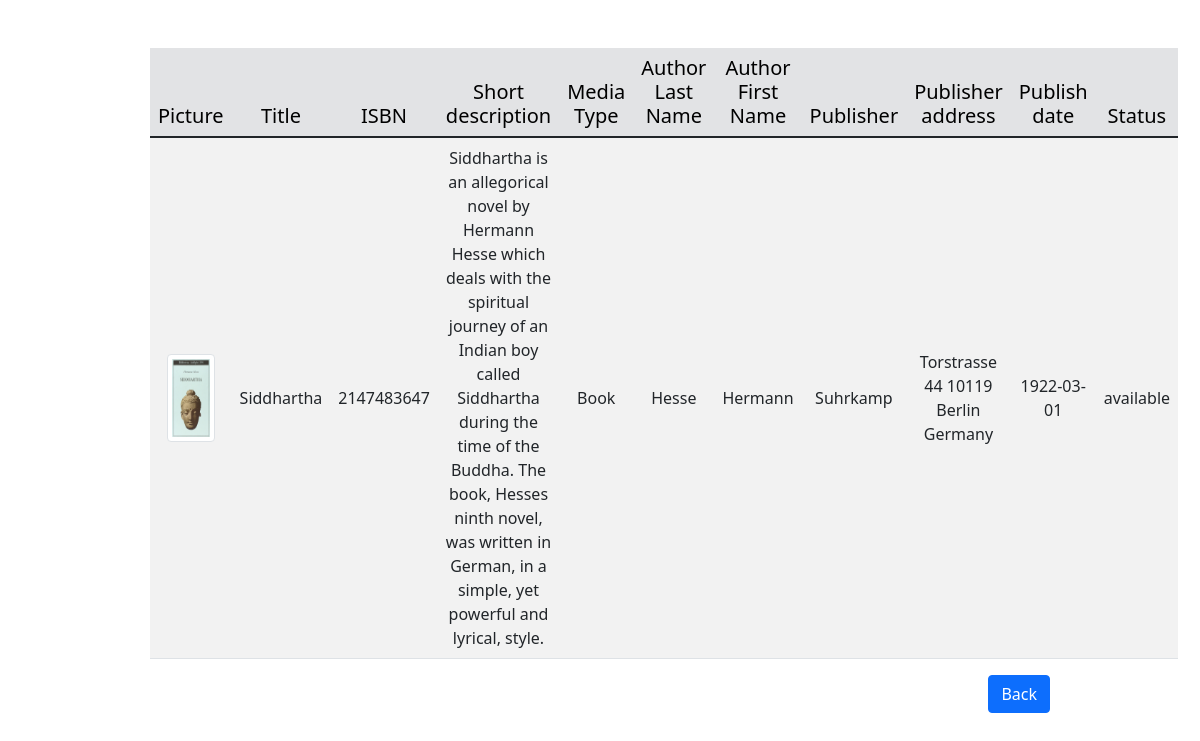
The page /publisher.php?publisher_name=Suhrkamp on the database its author committed.
### tables this page shows
CREATE TABLE `Media` (
  `bookID` int(11) NOT NULL,
  `picture` varchar(250) DEFAULT NULL,
  `title` varchar(30) NOT NULL,
  `ISBN` int(13) NOT NULL,
  `short_description` varchar(650) NOT NULL,
  `book_type` varchar(13) NOT NULL,
  `author_first_name` varchar(50) NOT NULL,
  `author_last_name` varchar(50) NOT NULL,
  `publisher_name` varchar(50) NOT NULL,
  `publisher_address` varchar(50) NOT NULL,
  `publish_date` date NOT NULL,
  `book_status` enum('available','reserved') NOT NULL
);

### publisher.php (the view, shortened to what this page needs)
<?php
require_once 'actions/db_connect.php';
if ($_GET['publisher_name']) {
    $publisher = $_GET['publisher_name'];
    $sql = "SELECT * FROM Media WHERE publisher_name = '$publisher'";
    $result = mysqli_query($connect, $sql);
    $tbody = '';
    if (mysqli_num_rows($result) > 0) {
        while ($row = mysqli_fetch_array($result, MYSQLI_ASSOC)) {
            $tbody .= "<tr>
                <td><img class='img-thumbnail' src='pictures/" . $row['picture'] . "'</td>
                <td>" . $row['title'] . "</td>
                <td>" . $row['ISBN'] . "</td>
                <td>" . $row['short_description'] . "</td>
                <td>" . $row['book_type'] . "</td>
                <td>" . $row['author_last_name'] . "</td>
                <td>" . $row['author_first_name'] . "</td>
                <td>" . $row['publisher_name'] . "</td>
                <td>" . $row['publisher_address'] . "</td>
                <td>" . $row['publish_date'] . "</td>
                <td>" . $row['book_status'] . "</td>
                </tr>";
        }
    } else {
        $tbody = "<tr><td colspan='5'><center>No Data Available</center></td></tr>";
    }
}
?>
<!DOCTYPE html>
<html lang="en">
<head>
    <?php require_once 'components/boot.php' ?>
</head>
<body>
    <div class="manageProduct w-75 mt-3">
        <table class='table table-striped mt-5'>
            <thead class='table-secondary'>
                <tr>
                    <th class='h5'>Picture</th>
                    <th class='h5'>Title</th>
                    <th class='h5'>ISBN</th>
                    <th class='h5'>Short description</th>
                    <th class='h5'>Media Type</th>
                    <th class='h5'>Author Last Name</th>
                    <th class='h5'>Author First Name</th>
                    <th class='h5'>Publisher</th>
                    <th class='h5'>Publisher address</th>
                    <th class='h5'>Publish date</th>
                    <th class='h5'>Status</th>
                </tr>
            </thead>
            <tbody>
                <?= $tbody; ?>
            </tbody>
        </table>
        <div class='mb-3 d-flex justify-content-end'>
            <a href="index.php"><button class='btn btn-md btn-primary' type="button">Back</button></a>
        </div>
    </div>
</body>
</html>

### publisher.php (style rules this page uses)
.manageProduct { margin: auto; }
.img-thumbnail { width: 4vw !important; height: 11vh !important; }
td { text-align: center; vertical-align: middle; }
tr { text-align: center; }

### rows shown on the page
media: picture (picture), title "Siddhartha", ISBN "2147483647", short_description "Siddhartha is an allegorical novel by Hermann Hesse which deals with the spiritual journey of an Indian boy called Siddhartha during the time of the Buddha. The book, Hesses ninth novel, was written in German, in a simple, yet powerful and lyrical, style.", book_type "Book", author_last_name "Hesse", author_first_name "Hermann", publisher_name "Suhrkamp", publisher_address "Torstrasse 44 10119 Berlin Germany", publish_date "1922-03-01", book_status "available"
